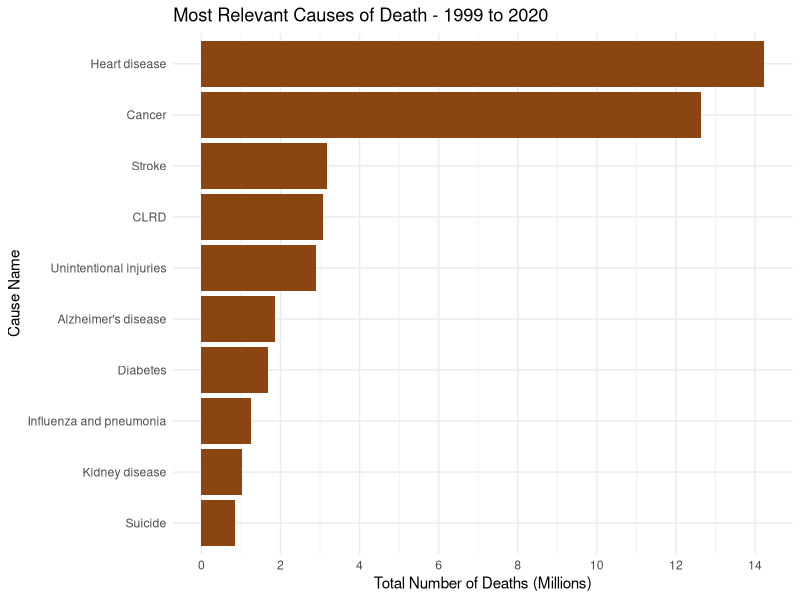
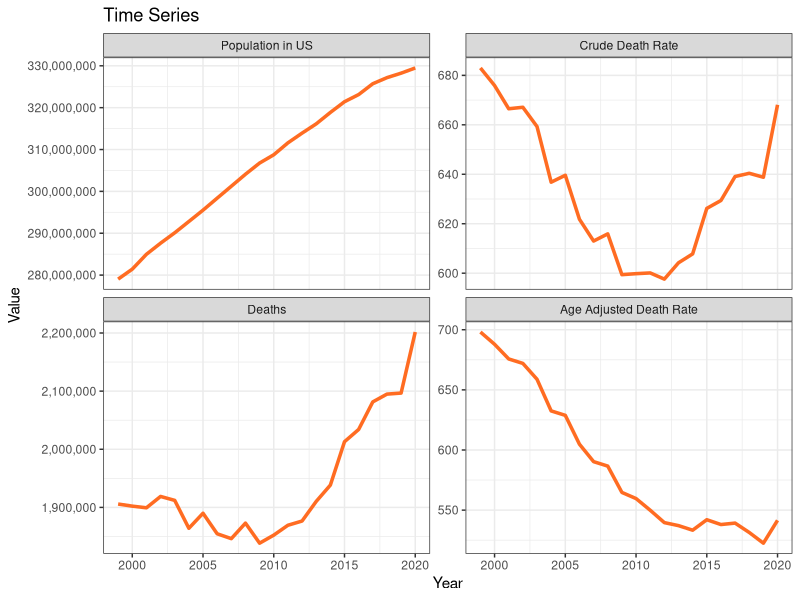
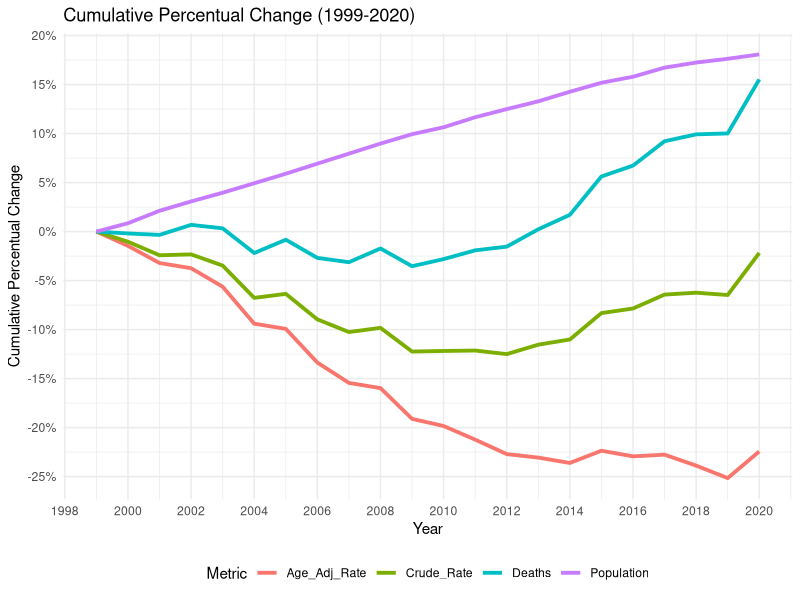
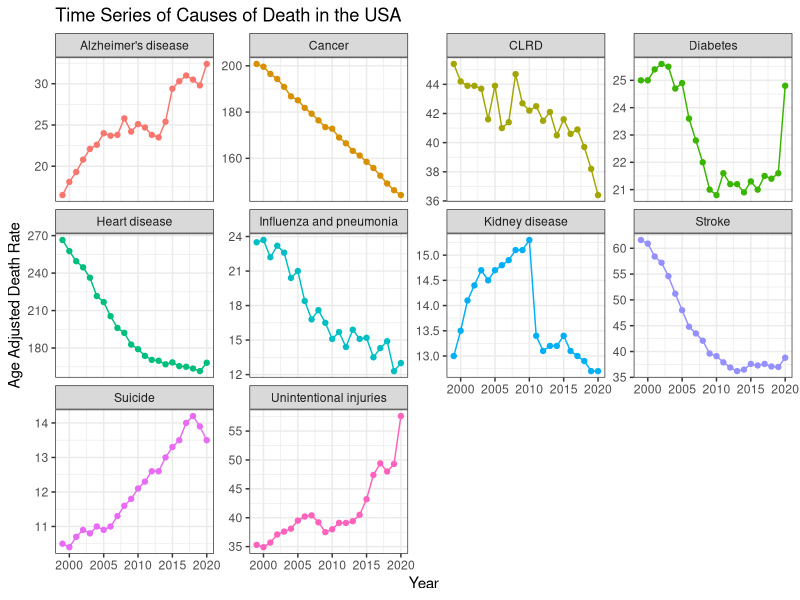
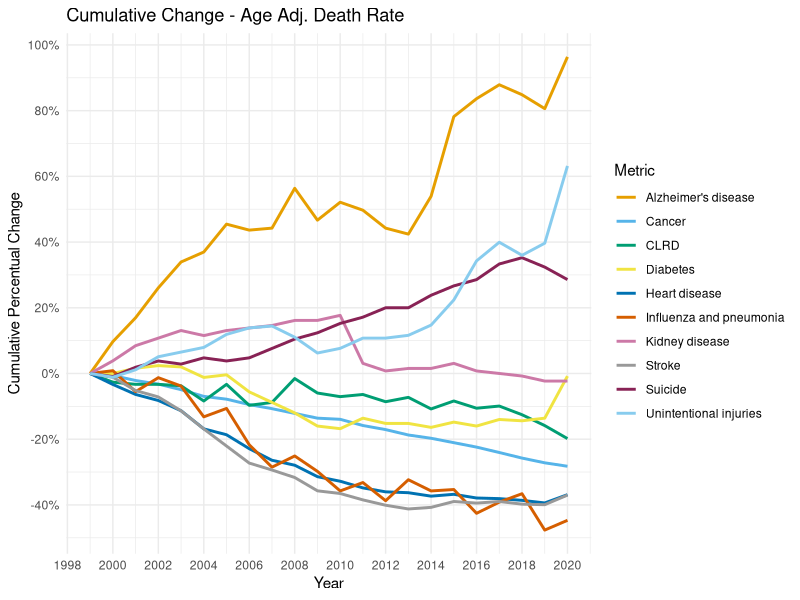
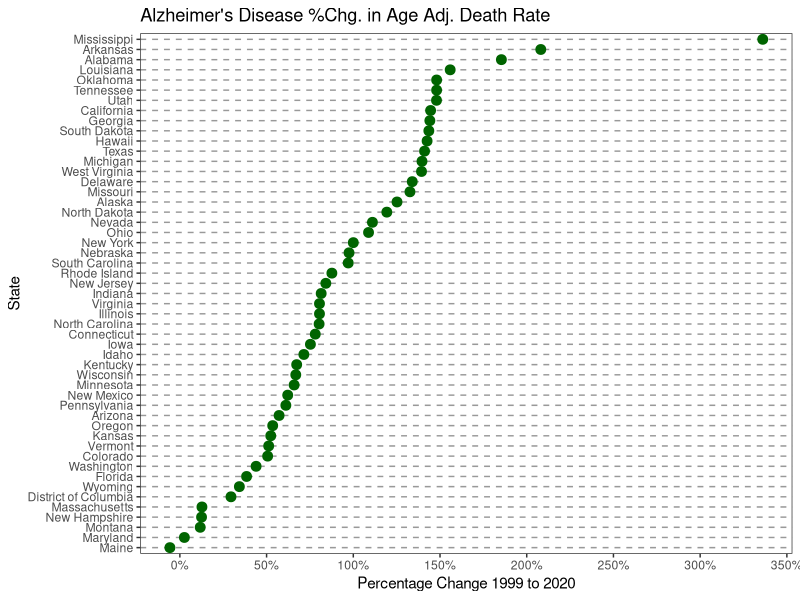
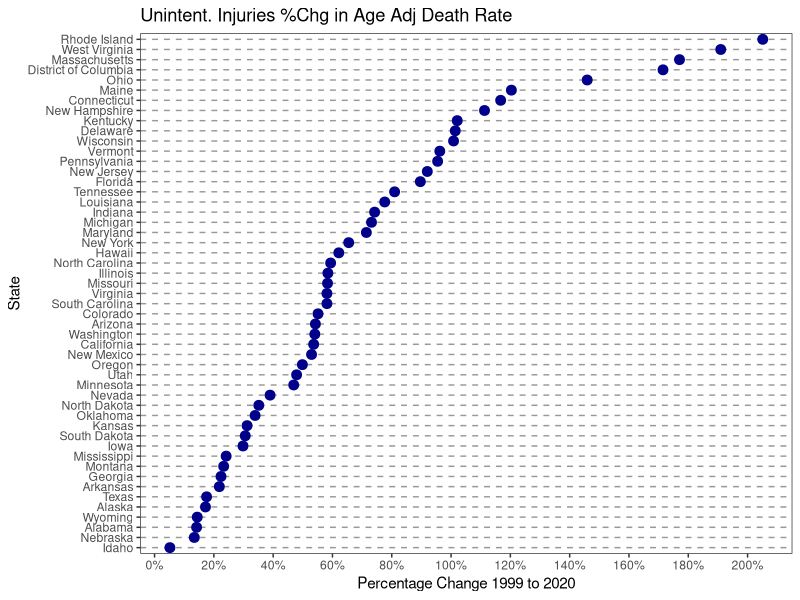
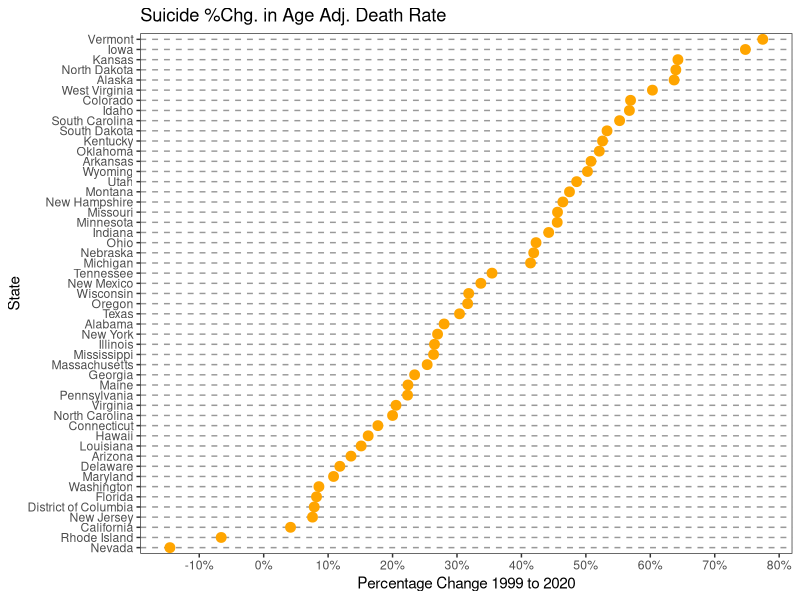

R code for these plots, in order:
## ---- chunk 1
library(dplyr)
library(readr)
library(dplyr)
library(forcats)
library(ggplot2)
library(scales)
library(tidyr)
library(maps)
## ---- chunk 2
#We begin by loading the dataframe and renaming some columns for easier handling
cdc_dataset = read_csv("NCHS_Leading_Causes_of_Death_United_States_2020.csv")
cdc_dataset <- cdc_dataset %>% rename(Cause = `Cause Name`)
cdc_dataset <- cdc_dataset %>% rename(Age_Adj_Rate = `Age Adjusted Rate`)
cdc_dataset <- cdc_dataset %>% rename(Crude_Rate = `Crude Rate`)

#Replacing NA with zero in all columns as mentioned in the previous section
cdc_dataset <- cdc_dataset |> mutate_all(~ifelse(is.na(.), 0, .))

#We will not use '113 Cause Name' but 'Cause Name'
cdc_dataset <- cdc_dataset |> select(-`113 Cause Name`)
## ---- chunk 3
cdc_usa <- cdc_dataset[cdc_dataset$State == "United States", ]

#Detecting the top 10 most important causes of death in the US from 1999 to 2020
cdc_usa_summary <- cdc_usa |> group_by(Cause) |> summarize(Total_Deaths = sum(Deaths)) |> 
  arrange(desc(Total_Deaths)) |> top_n(10, Total_Deaths)

# Creating the bar chart for top 10 causes
ggplot(cdc_usa_summary, aes(x = reorder(Cause, Total_Deaths), y = Total_Deaths)) +
  geom_bar(stat = "identity", fill = '#8B4513') +
  coord_flip() + labs(title = "Most Relevant Causes of Death - 1999 to 2020", y = "Total Number of Deaths (Millions)", x = "Cause Name") + 
  scale_y_continuous(labels = scales::comma_format(scale = 1e-6), breaks = scales::pretty_breaks(n = 10)) +
  theme_minimal()
## ---- chunk 4
#Filtering cdc_dataset by the top 10 Cause Name from cdc_usa_summary
cdc_dataset <- cdc_dataset[cdc_dataset$Cause %in%  cdc_usa_summary$Cause, ]
cdc_usa  <- cdc_usa[cdc_usa$Cause %in%  cdc_usa_summary$Cause, ]
# rm(cdc_usa_summary)
## ---- chunk 5
#Grouping by Year and State, and summarizing the data. We can take min(Population) to keep the population of that year
cdc_usa_grouped <- cdc_usa |> group_by(Year) |>
  summarize(
    Deaths = sum(Deaths),
    Population = min(Population),
    Crude_Rate = sum(Crude_Rate),
    Age_Adj_Rate = sum(Age_Adj_Rate),
    .groups = 'drop'
  )


#Reshaping data using pivot_longer so we can facet by metric:
cdc_usa_long <- cdc_usa_grouped |> 
  pivot_longer(cols = c(Deaths, Population, Crude_Rate, Age_Adj_Rate), names_to = "Metric", values_to = "Value")

#Adjusting the order and names of the metrics
cdc_usa_long$Metric <- factor(cdc_usa_long$Metric, 
                                      levels = c("Population", "Crude_Rate", "Deaths", "Age_Adj_Rate"),
                                      labels = c("Population in US", "Crude Death Rate", "Deaths", "Age Adjusted Death Rate"))

#Creating the time series:
ggplot(cdc_usa_long, aes(x = Year, y = Value)) +
  geom_line(color = "#FF6C22", size = 1.2) +
  facet_wrap(~ Metric, scales = "free_y", ncol = 2) +
  labs(title = "Time Series", x = "Year", y = "Value") +
  scale_y_continuous(labels = scales::comma, breaks = scales::pretty_breaks(n = 4)) +
  theme_bw()
## ---- chunk 6
#Calculating cumulative percentual change for each column
cdc_usa_grouped_cum <- cdc_usa_grouped |>
  mutate(
    Deaths = Deaths / first(Deaths) - 1,
    Population = Population / first(Population) - 1,
    Crude_Rate = Crude_Rate / first(Crude_Rate) - 1,
    Age_Adj_Rate = Age_Adj_Rate / first(Age_Adj_Rate) - 1
  )

#pivot_longer this data:
cdc_usa_grouped_cum <- cdc_usa_grouped_cum |>
  pivot_longer(cols = -Year, names_to = "Metric", values_to = "Cumulative Change")


#Creating the time series plot
ggplot(cdc_usa_grouped_cum, aes(x = Year, y = `Cumulative Change`, color = Metric)) +
  geom_line(size = 1.3) +
  labs(title = "Cumulative Percentual Change (1999-2020)", x = "Year", 
       y = "Cumulative Percentual Change", color = "Metric") +
  theme_minimal() +
  theme(legend.position = "bottom") +
  scale_y_continuous(labels = scales::percent_format(), breaks = scales::pretty_breaks(n = 8))+
  scale_x_continuous(breaks = scales::pretty_breaks(n = 10))

## ---- chunk 7
#Creating a faceting chart, which will have age adjusted death rates by cause of death:
df_usa_cause <- cdc_usa |> select(Year, Cause, Age_Adj_Rate)
ggplot(df_usa_cause, aes(x = Year, y = Age_Adj_Rate, group = Cause, color = Cause)) +
  geom_line(size = 0.5) + # Thicker lines
  facet_wrap(~ Cause, scales = "free_y") +
  theme_bw() +
  labs(title = "Time Series of Causes of Death in the USA", x = "Year", y = "Age Adjusted Death Rate")+ 
  guides(color = "none") +
  geom_point()
## ---- chunk 8
cdc_usa_wider <- df_usa_cause |> 
  pivot_wider(
    id_cols = Year,
    names_from = Cause,
    values_from = Age_Adj_Rate
  )

#Calculating cumulative percentual change for each column
cdc_usa_wider <- cdc_usa_wider |> mutate(across(-Year, ~ ./first(.) - 1))


#pivot_longer this data:
cdc_usa_wider <- cdc_usa_wider |> pivot_longer(cols = -Year, names_to = "Metric", values_to = "Cumulative Change")

#We use a color blind friendly palette
color_blind_friendly <- c("#E69F00", "#56B4E9", "#009E73", "#F0E442", 
                          "#0072B2", "#D55E00", "#CC79A7", "#999999", 
                          "#882255", "#88CCEE")

#Creating the time series plot
ggplot(cdc_usa_wider, aes(x = Year, y = `Cumulative Change`, color = Metric)) +
  geom_line(size = 1) +
  labs(title = "Cumulative Change - Age Adj. Death Rate", x = "Year", y = "Cumulative Percentual Change", color = "Metric") +
  theme_minimal() +
  theme(legend.position = "right") +
  scale_y_continuous(labels = scales::percent_format(), breaks = scales::pretty_breaks(n = 8))+
  scale_x_continuous(breaks = scales::pretty_breaks(n = 10)) +
  scale_color_manual(values = color_blind_friendly) 

## ---- chunk 9
#Filter the data for the specified conditions
df_rank1 <- cdc_dataset |> filter(State != 'United States') |>
  select(Year, State, Cause, Age_Adj_Rate)|> 
  filter(Year %in% c(1999, 2020), Cause == "Alzheimer's disease")

# Calculating the percentual difference change from 2000 to 2017 for each state
df_rank1 <- df_rank1 %>%
  pivot_wider(names_from = Year, values_from = Age_Adj_Rate) |>
  mutate(PercentChange = `2020`/`1999`-1) |>
  arrange(desc(PercentChange))


#Cleveland
ggplot(df_rank1, aes(x = PercentChange, y = reorder(State, PercentChange))) +
  geom_point(size = 3, color = "darkgreen") +
  labs(title = "Alzheimer's Disease %Chg. in Age Adj. Death Rate", x = "Percentage Change 1999 to 2020", y = 'State') +
  theme_bw() +
  theme(panel.grid.major.x = element_blank(),
    panel.grid.minor.x = element_blank(),
    panel.grid.major.y = element_line(colour = "grey60", linetype = "dashed"))+
  scale_x_continuous(labels = scales::percent_format(), breaks = scales::pretty_breaks(n = 8))+
  theme(legend.position = "none")
## ---- chunk 10
#Filter the data for the specified conditions
df_rank2 <- cdc_dataset |> filter(State != 'United States') |>
  select(Year, State, Cause, Age_Adj_Rate)|> 
  filter(Year %in% c(1999, 2020), Cause == "Unintentional injuries")

# Calculating the percentual difference change from 2000 to 2017 for each state
df_rank2 <- df_rank2 %>%
  pivot_wider(names_from = Year, values_from = Age_Adj_Rate) |>
  mutate(PercentChange = `2020`/`1999`-1) |>
  arrange(desc(PercentChange))


#Cleveland
ggplot(df_rank2, aes(x = PercentChange, y = reorder(State, PercentChange))) +
  geom_point(size = 3, color = "darkblue") +
  labs(title = "Unintent. Injuries %Chg in Age Adj Death Rate", x = "Percentage Change 1999 to 2020", y = 'State') +
  theme_bw() +
  theme(panel.grid.major.x = element_blank(),
    panel.grid.minor.x = element_blank(),
    panel.grid.major.y = element_line(colour = "grey60", linetype = "dashed"))+
  scale_x_continuous(labels = scales::percent_format(), breaks = scales::pretty_breaks(n = 8))+
  theme(legend.position = "none")
## ---- chunk 11
#Filter the data for the specified conditions
df_rank3 <- cdc_dataset |> filter(State != 'United States') |>
  select(Year, State, Cause, Age_Adj_Rate)|> 
  filter(Year %in% c(1999, 2020), Cause == "Suicide")

# Calculating the percentual difference change from 2000 to 2017 for each state
df_rank3 <- df_rank3 %>%
  pivot_wider(names_from = Year, values_from = Age_Adj_Rate) |>
  mutate(PercentChange = `2020`/`1999`-1) |>
  arrange(desc(PercentChange))


#Cleveland
ggplot(df_rank3, aes(x = PercentChange, y = reorder(State, PercentChange))) +
  geom_point(size = 3, color = "orange") +
  labs(title = "Suicide %Chg. in Age Adj. Death Rate", x = "Percentage Change 1999 to 2020", y = 'State') +
  theme_bw() +
  theme(panel.grid.major.x = element_blank(),
    panel.grid.minor.x = element_blank(),
    panel.grid.major.y = element_line(colour = "grey60", linetype = "dashed"))+
  scale_x_continuous(labels = scales::percent_format(), breaks = scales::pretty_breaks(n = 8))+
  theme(legend.position = "none")
## ---- chunk 12
df_box <- rbind(
  df_rank1[, c("State", "Cause", "PercentChange")],
  df_rank2[, c("State", "Cause", "PercentChange")],
  df_rank3[, c("State", "Cause", "PercentChange")]
)

ggplot(df_box, aes(x = Cause, y = PercentChange)) +
  geom_boxplot(fill = "#A6CF98", color = "black") + 
  theme_bw() + labs(title = "Box-Plot: Percent Change by Cause - 1999 to 2020 - by States", x = "Cause", y = "Percent Change") +
  scale_y_continuous(labels = scales::percent)

## ---- chunk 13
#We calculate the 88th percentile (top 12% threshold)
top_10_percent_threshold <- quantile(df_rank1$PercentChange, probs = 0.88, na.rm = TRUE)

#We create a new variable to indicate top 12%
df_rank1$Top10Percent <- ifelse(df_rank1$PercentChange > top_10_percent_threshold, "Top 12%", "Below Top 12%")

#For the merge to work, we ensure that state names in both datasets are in lowercase for successful merging
df_rank1$State <- tolower(df_rank1$State)
states_map <- map_data("state")
states_map$region <- tolower(states_map$region)

#Merging the datasets
df_map <- merge(states_map, df_rank1, by.x = "region", by.y = "State", all.x = TRUE)

#We plot the map
ggplot(data = df_map, aes(x = long, y = lat, group = group, fill = Top10Percent)) +
    geom_polygon(color = "black") +
    scale_fill_manual(values = c("Top 12%" = "red", "Below Top 12%" = "grey"), 
                      labels = c("Below Top 12%", "Top 12%")) +
    labs(fill = "Category") +
    theme_bw() +
    theme(panel.grid.major = element_blank(), panel.grid.minor = element_blank(),
          axis.text.x = element_blank(), axis.text.y = element_blank(),
          axis.title.x = element_blank(), axis.title.y = element_blank()) +
    coord_fixed(1.4) +
    labs(title = "Top 6 States with highest Death Rates due to Alzheimer's") + theme(legend.position="none")

## ---- chunk 14
#Loading cases of Alzheimer distinguished by race across time: 
cdc_dataset_race = read_csv("NCHS_Leading_Causes_of_Death_United_States_2020_Race.csv")
cdc_dataset_race <- cdc_dataset_race |> mutate_all(~ifelse(is.na(.), 0, .))
cdc_usa_race = cdc_dataset_race |> filter(State == "United States") |> select(Year, Race, Age_Adj_Death_Rate)


#Pivot wider:
cdc_usa_race <- cdc_usa_race |> pivot_wider(names_from = Race, values_from = Age_Adj_Death_Rate)
cdc_usa_race <- cdc_usa_race |> mutate(across(-Year, ~ ./first(.) - 1))

#pivot_longer this data:
cdc_usa_race <- cdc_usa_race |> pivot_longer(cols = -Year, names_to = "Alzheimer", values_to = "Cumulative Change")


#Creating the time series plot
ggplot(cdc_usa_race, aes(x = Year, y = `Cumulative Change`, color = Alzheimer)) +
  geom_line(size = 1.3) +
  labs(title = "Cumulative Percentage Change ('99-'20) - Alzheimer - Age Adjusted Death Rate", x = "Year",
       y = "Cumulative Percentage Change", color = "Race") +
  theme_minimal() +
  theme(legend.position = "bottom") +
  scale_y_continuous(labels = scales::percent_format(), breaks = scales::pretty_breaks(n = 8))+
  scale_x_continuous(breaks = scales::pretty_breaks(n = 10))
## ---- chunk 15
cdc_usa_race_pop = read_csv("NCHS_United_States_2020_Race_Distribution.csv")
cdc_usa_race_pop = cdc_usa_race_pop |> group_by(Race, State) |> summarize(Population = mean(Population))
cdc_usa_race_pop <- cdc_usa_race_pop |> pivot_wider(names_from = Race, values_from = Population)
cdc_usa_race_pop$Total = cdc_usa_race_pop$Black + cdc_usa_race_pop$White
cdc_usa_race_pop$Black = cdc_usa_race_pop$Black/cdc_usa_race_pop$Total
cdc_usa_race_pop = cdc_usa_race_pop |> select(State, Black)


#We calculate the 88th percentile (top 12% threshold)
cdc_usa_race_pop_threshold <- quantile(cdc_usa_race_pop$Black, probs = 0.80, na.rm = TRUE)

#We create a new variable
cdc_usa_race_pop$TopPercent <- ifelse(cdc_usa_race_pop$Black > cdc_usa_race_pop_threshold, "Top 25%", "Below Top 25%")

#For the merge to work, we ensure that state names in both datasets are in lowercase for successful merging
cdc_usa_race_pop$State <- tolower(cdc_usa_race_pop$State)
states_map <- map_data("state")
states_map$region <- tolower(states_map$region)

#Merging the datasets
df_map <- merge(states_map, cdc_usa_race_pop, by.x = "region", by.y = "State", all.x = TRUE)

#We plot the map
ggplot(data = df_map, aes(x = long, y = lat, group = group, fill = TopPercent)) +
    geom_polygon(color = "black") +
    scale_fill_manual(values = c("Top 25%" = "blue", "Below Top 25%" = "grey"), 
                      labels = c("Below Top 25%", "Top 25%")) +
    labs(fill = "Category") +
    theme_bw() +
    theme(panel.grid.major = element_blank(), panel.grid.minor = element_blank(),
          axis.text.x = element_blank(), axis.text.y = element_blank(),
          axis.title.x = element_blank(), axis.title.y = element_blank()) +
    coord_fixed(1.4) +
    labs(title = "Top 10 States with highest proportion of Black People") + theme(legend.position="none")

# df_map %>% filter(TopPercent =="Top 25%") %>% distinct(region)

## ---- chunk 16
df_life_expectancy <- read_csv("NCHS_-_Death_rates_and_life_expectancy_at_birth_20231111.csv")
#df_life_expectancy

df_life_expectancy_1939_to_1960 = df_life_expectancy %>% filter(Race == "All Races") %>% filter(Sex == "Both Sexes") %>% filter(Year >= 1939) %>% filter(Year <= 1960)  %>% select(-Race,-Sex,-`Age-adjusted Death Rate`)
#df_life_expectancy_1939_to_1960

alzheimer_crude = cdc_usa %>% filter(Cause == "Alzheimer's disease") %>% select(Year, Cause,Crude_Rate)
#alzheimer_crude

expectancy_alzheimer_regression_2 = cbind(alzheimer_crude,df_life_expectancy_1939_to_1960)

#expectancy_alzheimer_regression_2 # this is the table

ggplot(expectancy_alzheimer_regression_2 %>% select(`Crude_Rate`,`Average Life Expectancy (Years)`), aes(x = `Average Life Expectancy (Years)`, y = `Crude_Rate`)) +
  geom_point() + 
  geom_smooth(method = "lm") + 
  labs(x = "Average Life Expectancy", y = "Crude Rate", title = "Scatterplot Regression for Alzheimer's Crude Rate vs Life Expectancy (1999 - 2020)") + 
  labs(caption = "Correlation coefficient R = 0.88 ") +
  theme(plot.caption = element_text(hjust=.1))



## ---- chunk 17
y = expectancy_alzheimer_regression_2$`Crude_Rate`
x = expectancy_alzheimer_regression_2$`Average Life Expectancy (Years)`

regression_model_cumul_growth <- lm(y ~ x)
cor.test(y,x)

## ---- chunk 18
library(readr)
df_opiod <- read_csv("NCHS_Opiod_Dispense.csv", show_col_types = FALSE)

## ---- chunk 19

df_opiod_state = df_opiod %>% filter(State != 'United States')
df_opiod_state = df_opiod_state %>% select(-StateAbb)
df_opiod_state_arranged =  df_opiod_state %>% arrange(desc(OpiodDispenseRatePer100))


z = df_opiod_state_arranged %>% filter(Year <= 2020) %>% group_by(State) %>% summarize(Avg = mean(OpiodDispenseRatePer100)) %>% arrange(desc(Avg)) %>% filter(Avg > 95)
z_reverse = z[order(z$Avg), ]
#z_reverse

# ggplot(df_opiod_state_arranged %>% filter(Year <= 2020) %>% group_by(State) %>% summarize(Avg = mean(OpiodDispenseRatePer100)) %>% arrange(desc(Avg)) %>% filter(Avg > 95), aes(x = State, y = Avg)) +
#   geom_bar(stat = "identity", fill = '#8B4513')
  


dotchart(z_reverse$Avg, labels = z_reverse$State,
         cex = 0.9, xlab = "Opioid Dispense Rate Per 100", main = "Top 8 Highest States with Average Opioid Dispense Rate for 2006-2020")



## ---- chunk 20
df_opiod_state_arranged_top5_states = df_opiod_state_arranged %>% filter(State == "West Virginia" | State == "Alabama" | State == "Tennessee" | State == "Kentucky" | State == "Arkansas" | State == "Mississippi" | State == "Oklahoma" | State == "Louisiana")

# df_opiod_state_arranged_top5_states
  
ggplot(df_opiod_state_arranged_top5_states, aes(x = as.numeric(Year), y = OpiodDispenseRatePer100, color = State)) +
  geom_line(size = 1) +
  geom_point() +
  theme_minimal() +
  theme(legend.position = "bottom")  +
  theme(plot.caption = element_text(hjust=.1)) +
  labs(x = "Year", y = "Opioid Dispense rate Per 100", title = "Opioid Dispense Rate for Top 8 States (2006 - 2020)") + scale_x_continuous(breaks = 2006:2020)
 

## ---- chunk 21
top5_states_adj_rate_unint = cdc_dataset %>% filter(State != "United States") %>% filter(Cause == "Unintentional injuries") %>% filter(Year > 2005)
top5_states_adj_rate_unint = top5_states_adj_rate_unint %>% group_by(State) %>% summarize(Avg = mean(Age_Adj_Rate)) %>% arrange(desc(Avg)) %>% filter(Avg > 57)# %>% filter(Avg > 57.4)
#top5_states_adj_rate_unint

w = top5_states_adj_rate_unint
#w

w_reverse = w[order(w$Avg), ]
#w_reverse



dotchart(w_reverse$Avg, labels = w_reverse$State,gcolor = "green",
         cex = 0.9, xlab = "Age Adjusted Death Rate", main = "Top 8 Highest States w/ Avg Age-Adj Death Rate for Unintentional '06-'20")

## ---- chunk 22
selected_top5 = cdc_dataset %>% filter(Cause == "Unintentional injuries") %>% 
  filter(State == "West Virginia" | State == "New Mexico" | State == "Kentucky" | State == "Mississippi" | State == "Alaska" | State == "Wyoming" | State == "Oklahoma" | State == "Tennessee")  %>% filter(Year > 2005)


  
# selected_top5


ggplot(selected_top5, aes(x = as.numeric(Year), y = Age_Adj_Rate, color = State)) +
  geom_line(size = 1) +
  geom_point() +
  theme_minimal() +
  theme(legend.position = "bottom") +
  labs(x = "Year", y = "Age Adjust Death Rate", title = "Age Adjusted Death Rate for Unintentional for Top 8 States (2006 - 2020)") + scale_x_continuous(breaks = 2006:2020)

## ---- chunk 23
opiod_top8 = df_opiod_state_arranged_top5_states %>% distinct(State)
# opiod_top8$State

death_rate_top8 = selected_top5 %>% distinct(State)
# death_rate_top8$State

intersect(opiod_top8$State,death_rate_top8$State)
## ---- chunk 24
top10_avg_suicide_states = cdc_dataset %>% filter(State != "United States") %>% filter(Cause == "Suicide") %>% group_by(State) %>% summarize(Avg = mean(Age_Adj_Rate)) %>% arrange(desc(Avg)) %>% filter(Avg > 16.9)
top10_avg_suicide_states
## ---- chunk 25
# as.vector(top10_avg_suicide_states %>% distinct(State))
## ---- chunk 26
united_states_by_area <- read_csv("united-states-by-area.csv", show_col_types = FALSE)
# View(united_states_by_area)

united_states_by_area_density = united_states_by_area %>% select(state,densityMi) %>% arrange(densityMi)
colnames(united_states_by_area_density) <- c('State','densityMi')
#united_states_by_area_density

lowest_population_density_states = united_states_by_area_density[1:10,]
lowest_population_density_states



## ---- chunk 27
lowest_population_density_states %>% distinct(State)
as.vector(top10_avg_suicide_states %>% distinct(State))

a = lowest_population_density_states %>% distinct(State)
a$State

b = top10_avg_suicide_states %>% distinct(State)
b$State

intersect(a$State,b$State)


## ---- chunk 28
avg_suicide_rate = cdc_dataset %>% filter(State != "United States") %>% filter(Cause == "Suicide") %>% group_by(State) %>% summarize(Avg = mean(Age_Adj_Rate)) %>% arrange(desc(Avg))
# avg_suicide_rate

## ---- chunk 29
merged_df <- merge(united_states_by_area_density, avg_suicide_rate, by = "State")
# merged_df

## ---- chunk 30
boxplot(united_states_by_area_density$densityMi,
        main = "Boxplot of Population Density per Square Mile",  
        xlab = "States",                    
        ylab = "Population density (# of people per sq. mile)")             

## ---- chunk 31
ggplot(merged_df, aes(x = log(densityMi), y = Avg)) + geom_point() + geom_smooth(method = "lm") + 
  theme(plot.caption = element_text(hjust=.1))
## ---- chunk 32
y = merged_df$Avg
x = log(merged_df$densityMi)
regression_model_cumul_growth <- lm(y ~ x)
cor.test(y,x)
# summary(regression_model_cumul_growth)
